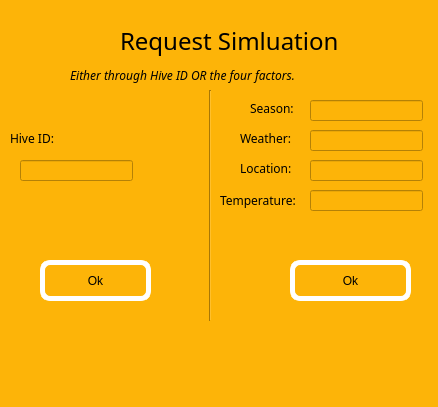
<?xml version="1.0" encoding="UTF-8"?>
<ui version="4.0">
 <class>RequestInfo</class>
 <widget class="QDialog" name="RequestInfo">
  <property name="geometry">
   <rect>
    <x>0</x>
    <y>0</y>
    <width>438</width>
    <height>407</height>
   </rect>
  </property>
  <property name="windowTitle">
   <string>Dialog</string>
  </property>
  <property name="styleSheet">
   <string notr="true">background-color: rgb(253, 180, 8);</string>
  </property>
  <widget class="QLabel" name="label">
   <property name="geometry">
    <rect>
     <x>120</x>
     <y>20</y>
     <width>291</width>
     <height>41</height>
    </rect>
   </property>
   <property name="font">
    <font>
     <family>Didot</family>
     <pointsize>18</pointsize>
    </font>
   </property>
   <property name="text">
    <string>Request Simluation</string>
   </property>
  </widget>
  <widget class="QLabel" name="label_2">
   <property name="geometry">
    <rect>
     <x>10</x>
     <y>130</y>
     <width>59</width>
     <height>16</height>
    </rect>
   </property>
   <property name="font">
    <font>
     <family>Didot</family>
    </font>
   </property>
   <property name="text">
    <string>Hive ID:</string>
   </property>
  </widget>
  <widget class="QLineEdit" name="hiveID">
   <property name="geometry">
    <rect>
     <x>20</x>
     <y>160</y>
     <width>113</width>
     <height>21</height>
    </rect>
   </property>
   <property name="font">
    <font>
     <family>Didot</family>
    </font>
   </property>
  </widget>
  <widget class="QLabel" name="label_3">
   <property name="geometry">
    <rect>
     <x>250</x>
     <y>100</y>
     <width>59</width>
     <height>16</height>
    </rect>
   </property>
   <property name="font">
    <font>
     <family>Didot</family>
    </font>
   </property>
   <property name="text">
    <string>Season:</string>
   </property>
  </widget>
  <widget class="QLabel" name="label_4">
   <property name="geometry">
    <rect>
     <x>240</x>
     <y>130</y>
     <width>59</width>
     <height>16</height>
    </rect>
   </property>
   <property name="font">
    <font>
     <family>Didot</family>
    </font>
   </property>
   <property name="text">
    <string>Weather:</string>
   </property>
  </widget>
  <widget class="QLabel" name="label_5">
   <property name="geometry">
    <rect>
     <x>240</x>
     <y>160</y>
     <width>59</width>
     <height>16</height>
    </rect>
   </property>
   <property name="font">
    <font>
     <family>Didot</family>
    </font>
   </property>
   <property name="text">
    <string>Location:</string>
   </property>
  </widget>
  <widget class="QLineEdit" name="season">
   <property name="geometry">
    <rect>
     <x>310</x>
     <y>100</y>
     <width>113</width>
     <height>21</height>
    </rect>
   </property>
   <property name="font">
    <font>
     <family>Didot</family>
    </font>
   </property>
  </widget>
  <widget class="QLineEdit" name="weather">
   <property name="geometry">
    <rect>
     <x>310</x>
     <y>130</y>
     <width>113</width>
     <height>21</height>
    </rect>
   </property>
   <property name="font">
    <font>
     <family>Didot</family>
    </font>
   </property>
  </widget>
  <widget class="QLineEdit" name="location">
   <property name="geometry">
    <rect>
     <x>310</x>
     <y>160</y>
     <width>113</width>
     <height>21</height>
    </rect>
   </property>
   <property name="font">
    <font>
     <family>Didot</family>
    </font>
   </property>
  </widget>
  <widget class="QPushButton" name="ok_button">
   <property name="geometry">
    <rect>
     <x>290</x>
     <y>260</y>
     <width>121</width>
     <height>41</height>
    </rect>
   </property>
   <property name="styleSheet">
    <string notr="true">background-color: qlineargradient(x1: 0, y1: 0, x2: 0, y2: 1, stop: 0 white, stop: 1 light blue);
border-style: solid;
border-color: white;
border-width: 5px;
border-radius: 10px;</string>
   </property>
   <property name="text">
    <string>Ok</string>
   </property>
  </widget>
  <widget class="QLabel" name="label_6">
   <property name="geometry">
    <rect>
     <x>70</x>
     <y>60</y>
     <width>351</width>
     <height>31</height>
    </rect>
   </property>
   <property name="font">
    <font>
     <family>Didot</family>
     <italic>true</italic>
    </font>
   </property>
   <property name="text">
    <string>Either through Hive ID OR the four factors.</string>
   </property>
  </widget>
  <widget class="QPushButton" name="hiveID_pushButton">
   <property name="geometry">
    <rect>
     <x>40</x>
     <y>260</y>
     <width>111</width>
     <height>41</height>
    </rect>
   </property>
   <property name="styleSheet">
    <string notr="true">background-color: qlineargradient(x1: 0, y1: 0, x2: 0, y2: 1, stop: 0 white, stop: 1 light blue);
border-style: solid;
border-color: white;
border-width: 5px;
border-radius: 10px;</string>
   </property>
   <property name="text">
    <string>Ok</string>
   </property>
  </widget>
  <widget class="QLabel" name="label_7">
   <property name="geometry">
    <rect>
     <x>220</x>
     <y>190</y>
     <width>91</width>
     <height>21</height>
    </rect>
   </property>
   <property name="font">
    <font>
     <family>Didot</family>
    </font>
   </property>
   <property name="text">
    <string>Temperature:</string>
   </property>
  </widget>
  <widget class="QLineEdit" name="temperature">
   <property name="geometry">
    <rect>
     <x>310</x>
     <y>190</y>
     <width>113</width>
     <height>21</height>
    </rect>
   </property>
   <property name="font">
    <font>
     <family>Didot</family>
    </font>
   </property>
  </widget>
  <widget class="Line" name="line">
   <property name="geometry">
    <rect>
     <x>200</x>
     <y>90</y>
     <width>20</width>
     <height>231</height>
    </rect>
   </property>
   <property name="font">
    <font>
     <family>Didot</family>
    </font>
   </property>
   <property name="orientation">
    <enum>Qt::Vertical</enum>
   </property>
  </widget>
  <widget class="QLabel" name="label_8">
   <property name="geometry">
    <rect>
     <x>40</x>
     <y>220</y>
     <width>59</width>
     <height>16</height>
    </rect>
   </property>
   <property name="font">
    <font>
     <family>Didot</family>
    </font>
   </property>
   <property name="text">
    <string/>
   </property>
  </widget>
  <widget class="QLabel" name="label_9">
   <property name="geometry">
    <rect>
     <x>50</x>
     <y>210</y>
     <width>59</width>
     <height>16</height>
    </rect>
   </property>
   <property name="font">
    <font>
     <family>Didot</family>
    </font>
   </property>
   <property name="text">
    <string/>
   </property>
  </widget>
  <widget class="QLabel" name="label_10">
   <property name="geometry">
    <rect>
     <x>40</x>
     <y>220</y>
     <width>59</width>
     <height>16</height>
    </rect>
   </property>
   <property name="font">
    <font>
     <family>Didot</family>
    </font>
   </property>
   <property name="text">
    <string/>
   </property>
  </widget>
 </widget>
 <resources/>
 <connections/>
</ui>
